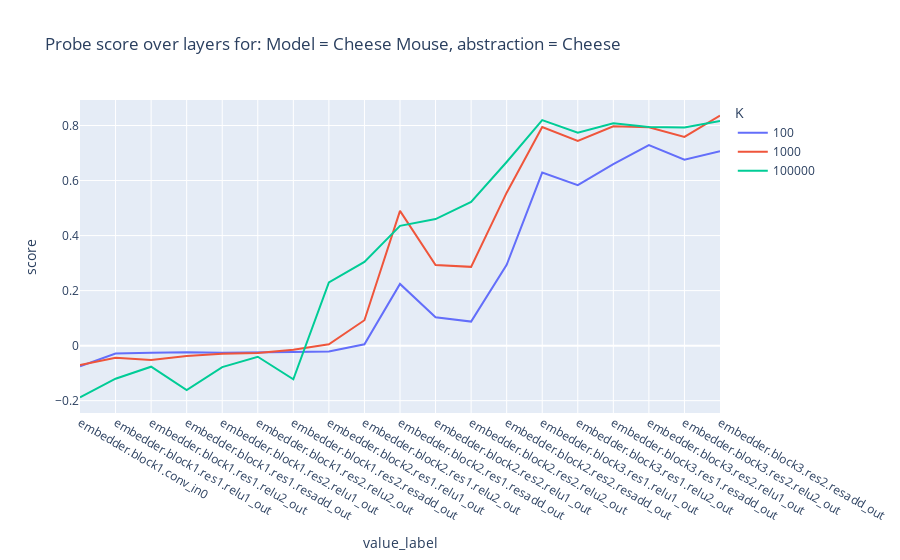
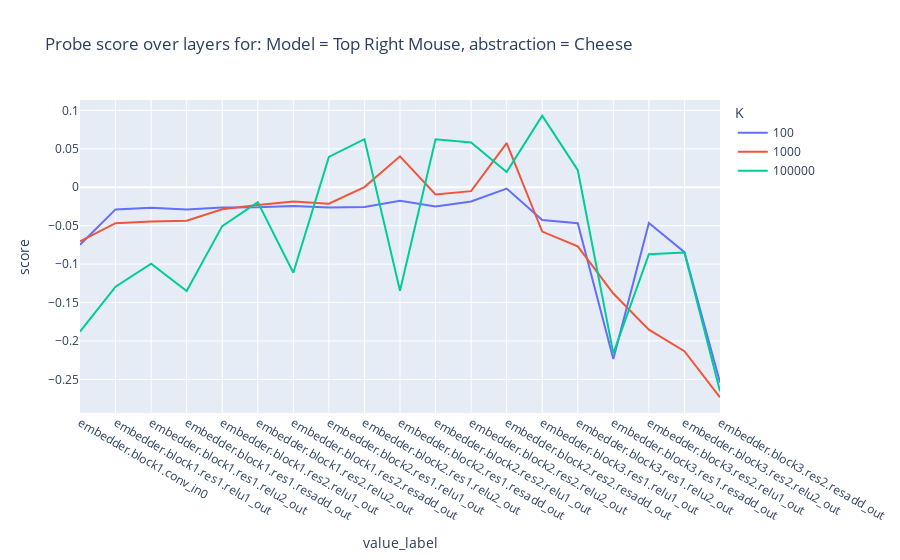

The code cell stored with these charts, in order, in its notebook:
### Code cell
# Calculate linear probe scores

index_nums = np.array([100,1000,100000])

#TO DO: add normal scores, not sparse

plot_linear_probe_score(hook1, values_to_store, goal_pos_x, index_nums, 'Cheese Mouse', 'Cheese')
plot_linear_probe_score(hook2, values_to_store, goal_pos_x, index_nums, 'Top Right Mouse', 'Cheese')

### Figure 1 — Plotly figure (JSON) as saved in the notebook; plotly's stock layout.template omitted (floating-point values rounded to 4 significant figures)
{"data": [{"hovertemplate": "K=100<br>value_label=%{x}<br>score=%{y}<extra></extra>", "legendgroup": "100", "line": {"color": "#636efa", "dash": "solid"}, "marker": {"symbol": "circle"}, "mode": "lines", "name": "100", "orientation": "v", "showlegend": true, "type": "scatter", "x": ["embedder.block1.conv_in0", "embedder.block1.res1.relu1_out", "embedder.block1.res1.relu2_out", "embedder.block1.res1.resadd_out", "embedder.block1.res2.relu1_out", "embedder.block1.res2.relu2_out", "embedder.block1.res2.resadd_out", "embedder.block2.res1.relu1_out", "embedder.block2.res1.relu2_out", "embedder.block2.res1.resadd_out", "embedder.block2.res2.relu1_out", "embedder.block2.res2.relu2_out", "embedder.block2.res2.resadd_out", "embedder.block3.res1.relu1_out", "embedder.block3.res1.relu2_out", "embedder.block3.res1.resadd_out", "embedder.block3.res2.relu1_out", "embedder.block3.res2.relu2_out", "embedder.block3.res2.resadd_out"], "xaxis": "x", "y": [-0.07468, -0.02888, -0.02628, -0.02437, -0.02561, -0.02565, -0.02311, -0.02129, 0.004717, 0.2242, 0.1031, 0.08743, 0.2936, 0.629, 0.5831, 0.6596, 0.7289, 0.6758, 0.7062], "yaxis": "y"}, {"hovertemplate": "K=1000<br>value_label=%{x}<br>score=%{y}<extra></extra>", "legendgroup": "1000", "line": {"color": "#EF553B", "dash": "solid"}, "marker": {"symbol": "circle"}, "mode": "lines", "name": "1000", "orientation": "v", "showlegend": true, "type": "scatter", "x": ["embedder.block1.conv_in0", "embedder.block1.res1.relu1_out", "embedder.block1.res1.relu2_out", "embedder.block1.res1.resadd_out", "embedder.block1.res2.relu1_out", "embedder.block1.res2.relu2_out", "embedder.block1.res2.resadd_out", "embedder.block2.res1.relu1_out", "embedder.block2.res1.relu2_out", "embedder.block2.res1.resadd_out", "embedder.block2.res2.relu1_out", "embedder.block2.res2.relu2_out", "embedder.block2.res2.resadd_out", "embedder.block3.res1.relu1_out", "embedder.block3.res1.relu2_out", "embedder.block3.res1.resadd_out", "embedder.block3.res2.relu1_out", "embedder.block3.res2.relu2_out", "embedder.block3.res2.resadd_out"], "xaxis": "x", "y": [-0.07027, -0.04383, -0.05221, -0.03757, -0.02943, -0.02631, -0.01508, 0.004912, 0.09242, 0.4897, 0.2928, 0.2862, 0.556, 0.7943, 0.7443, 0.7973, 0.7935, 0.7585, 0.8358], "yaxis": "y"}, {"hovertemplate": "K=100000<br>value_label=%{x}<br>score=%{y}<extra></extra>", "legendgroup": "100000", "line": {"color": "#00cc96", "dash": "solid"}, "marker": {"symbol": "circle"}, "mode": "lines", "name": "100000", "orientation": "v", "showlegend": true, "type": "scatter", "x": ["embedder.block1.conv_in0", "embedder.block1.res1.relu1_out", "embedder.block1.res1.relu2_out", "embedder.block1.res1.resadd_out", "embedder.block1.res2.relu1_out", "embedder.block1.res2.relu2_out", "embedder.block1.res2.resadd_out", "embedder.block2.res1.relu1_out", "embedder.block2.res1.relu2_out", "embedder.block2.res1.resadd_out", "embedder.block2.res2.relu1_out", "embedder.block2.res2.relu2_out", "embedder.block2.res2.resadd_out", "embedder.block3.res1.relu1_out", "embedder.block3.res1.relu2_out", "embedder.block3.res1.resadd_out", "embedder.block3.res2.relu1_out", "embedder.block3.res2.relu2_out", "embedder.block3.res2.resadd_out"], "xaxis": "x", "y": [-0.1879, -0.1201, -0.07648, -0.1612, -0.07794, -0.0404, -0.1224, 0.2301, 0.3042, 0.4353, 0.46, 0.5219, 0.6674, 0.8194, 0.7739, 0.8077, 0.7947, 0.7931, 0.8162], "yaxis": "y"}], "layout": {"legend": {"title": {"text": "K"}, "tracegroupgap": 0}, "title": {"text": "Probe score over layers for: Model = Cheese Mouse, abstraction = Cheese"}, "xaxis": {"anchor": "y", "domain": [0, 1], "title": {"text": "value_label"}}, "yaxis": {"anchor": "x", "domain": [0, 1], "title": {"text": "score"}}}}

### Figure 2 — Plotly figure (JSON) as saved in the notebook; plotly's stock layout.template omitted (floating-point values rounded to 4 significant figures)
{"data": [{"hovertemplate": "K=100<br>value_label=%{x}<br>score=%{y}<extra></extra>", "legendgroup": "100", "line": {"color": "#636efa", "dash": "solid"}, "marker": {"symbol": "circle"}, "mode": "lines", "name": "100", "orientation": "v", "showlegend": true, "type": "scatter", "x": ["embedder.block1.conv_in0", "embedder.block1.res1.relu1_out", "embedder.block1.res1.relu2_out", "embedder.block1.res1.resadd_out", "embedder.block1.res2.relu1_out", "embedder.block1.res2.relu2_out", "embedder.block1.res2.resadd_out", "embedder.block2.res1.relu1_out", "embedder.block2.res1.relu2_out", "embedder.block2.res1.resadd_out", "embedder.block2.res2.relu1_out", "embedder.block2.res2.relu2_out", "embedder.block2.res2.resadd_out", "embedder.block3.res1.relu1_out", "embedder.block3.res1.relu2_out", "embedder.block3.res1.resadd_out", "embedder.block3.res2.relu1_out", "embedder.block3.res2.relu2_out", "embedder.block3.res2.resadd_out"], "xaxis": "x", "y": [-0.07468, -0.02877, -0.02655, -0.02878, -0.02647, -0.02614, -0.02422, -0.02617, -0.02567, -0.01769, -0.02513, -0.01856, -0.001622, -0.04259, -0.04674, -0.2234, -0.04659, -0.08446, -0.2539], "yaxis": "y"}, {"hovertemplate": "K=1000<br>value_label=%{x}<br>score=%{y}<extra></extra>", "legendgroup": "1000", "line": {"color": "#EF553B", "dash": "solid"}, "marker": {"symbol": "circle"}, "mode": "lines", "name": "1000", "orientation": "v", "showlegend": true, "type": "scatter", "x": ["embedder.block1.conv_in0", "embedder.block1.res1.relu1_out", "embedder.block1.res1.relu2_out", "embedder.block1.res1.resadd_out", "embedder.block1.res2.relu1_out", "embedder.block1.res2.relu2_out", "embedder.block1.res2.resadd_out", "embedder.block2.res1.relu1_out", "embedder.block2.res1.relu2_out", "embedder.block2.res1.resadd_out", "embedder.block2.res2.relu1_out", "embedder.block2.res2.relu2_out", "embedder.block2.res2.resadd_out", "embedder.block3.res1.relu1_out", "embedder.block3.res1.relu2_out", "embedder.block3.res1.resadd_out", "embedder.block3.res2.relu1_out", "embedder.block3.res2.relu2_out", "embedder.block3.res2.resadd_out"], "xaxis": "x", "y": [-0.07027, -0.0467, -0.04448, -0.04354, -0.02869, -0.02294, -0.01846, -0.0213, 0.0001895, 0.04029, -0.009317, -0.005069, 0.05744, -0.05767, -0.0769, -0.1382, -0.1853, -0.2134, -0.2734], "yaxis": "y"}, {"hovertemplate": "K=100000<br>value_label=%{x}<br>score=%{y}<extra></extra>", "legendgroup": "100000", "line": {"color": "#00cc96", "dash": "solid"}, "marker": {"symbol": "circle"}, "mode": "lines", "name": "100000", "orientation": "v", "showlegend": true, "type": "scatter", "x": ["embedder.block1.conv_in0", "embedder.block1.res1.relu1_out", "embedder.block1.res1.relu2_out", "embedder.block1.res1.resadd_out", "embedder.block1.res2.relu1_out", "embedder.block1.res2.relu2_out", "embedder.block1.res2.resadd_out", "embedder.block2.res1.relu1_out", "embedder.block2.res1.relu2_out", "embedder.block2.res1.resadd_out", "embedder.block2.res2.relu1_out", "embedder.block2.res2.relu2_out", "embedder.block2.res2.resadd_out", "embedder.block3.res1.relu1_out", "embedder.block3.res1.relu2_out", "embedder.block3.res1.resadd_out", "embedder.block3.res2.relu1_out", "embedder.block3.res2.relu2_out", "embedder.block3.res2.resadd_out"], "xaxis": "x", "y": [-0.1879, -0.1293, -0.09943, -0.1349, -0.05049, -0.01938, -0.1113, 0.03944, 0.06263, -0.1347, 0.06233, 0.05834, 0.01998, 0.0932, 0.0222, -0.2162, -0.08704, -0.08502, -0.2653], "yaxis": "y"}], "layout": {"legend": {"title": {"text": "K"}, "tracegroupgap": 0}, "title": {"text": "Probe score over layers for: Model = Top Right Mouse, abstraction = Cheese"}, "xaxis": {"anchor": "y", "domain": [0, 1], "title": {"text": "value_label"}}, "yaxis": {"anchor": "x", "domain": [0, 1], "title": {"text": "score"}}}}
